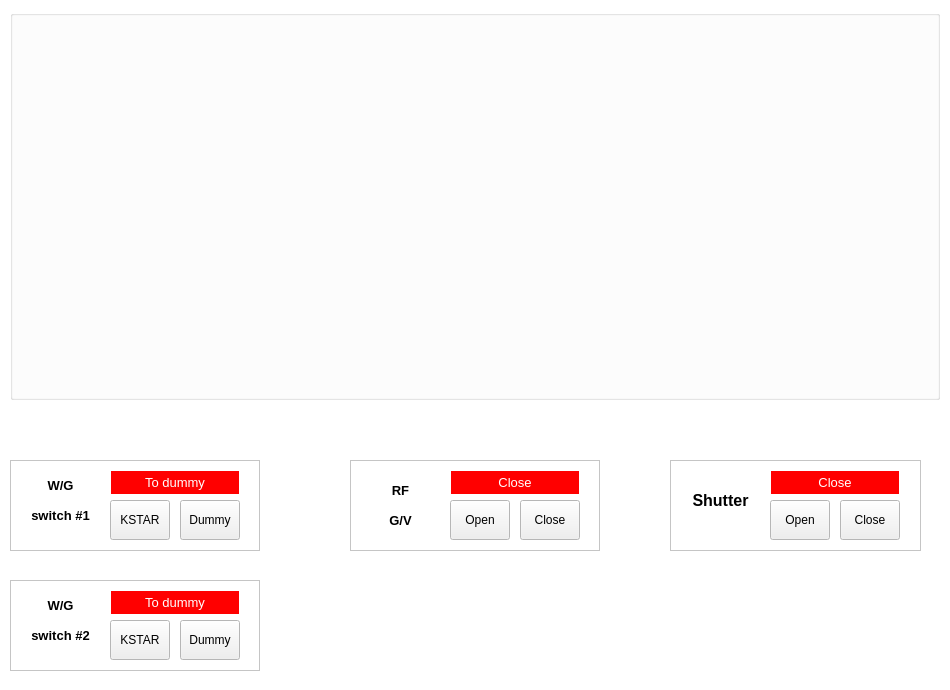
<ui version="4.0" >
 <class>ECCDTRANSLINE_1</class>
 <widget class="QWidget" name="ECCDTRANSLINE_1" >
  <property name="geometry" >
   <rect>
    <x>0</x>
    <y>0</y>
    <width>950</width>
    <height>690</height>
   </rect>
  </property>
  <property name="palette" >
   <palette>
    <active>
     <colorrole role="Base" >
      <brush brushstyle="SolidPattern" >
       <color alpha="255" >
        <red>255</red>
        <green>255</green>
        <blue>255</blue>
       </color>
      </brush>
     </colorrole>
     <colorrole role="Window" >
      <brush brushstyle="SolidPattern" >
       <color alpha="255" >
        <red>255</red>
        <green>255</green>
        <blue>255</blue>
       </color>
      </brush>
     </colorrole>
    </active>
    <inactive>
     <colorrole role="Base" >
      <brush brushstyle="SolidPattern" >
       <color alpha="255" >
        <red>255</red>
        <green>255</green>
        <blue>255</blue>
       </color>
      </brush>
     </colorrole>
     <colorrole role="Window" >
      <brush brushstyle="SolidPattern" >
       <color alpha="255" >
        <red>255</red>
        <green>255</green>
        <blue>255</blue>
       </color>
      </brush>
     </colorrole>
    </inactive>
    <disabled>
     <colorrole role="Base" >
      <brush brushstyle="SolidPattern" >
       <color alpha="255" >
        <red>255</red>
        <green>255</green>
        <blue>255</blue>
       </color>
      </brush>
     </colorrole>
     <colorrole role="Window" >
      <brush brushstyle="SolidPattern" >
       <color alpha="255" >
        <red>255</red>
        <green>255</green>
        <blue>255</blue>
       </color>
      </brush>
     </colorrole>
    </disabled>
   </palette>
  </property>
  <property name="windowTitle" >
   <string>Form</string>
  </property>
  <widget class="QFrame" name="frame_2" >
   <property name="geometry" >
    <rect>
     <x>10</x>
     <y>460</y>
     <width>250</width>
     <height>91</height>
    </rect>
   </property>
   <property name="frameShape" >
    <enum>QFrame::StyledPanel</enum>
   </property>
   <property name="frameShadow" >
    <enum>QFrame::Raised</enum>
   </property>
   <widget class="QLabel" name="lbWG" >
    <property name="geometry" >
     <rect>
      <x>10</x>
      <y>10</y>
      <width>81</width>
      <height>60</height>
     </rect>
    </property>
    <property name="font" >
     <font>
      <pointsize>10</pointsize>
      <weight>75</weight>
      <bold>true</bold>
     </font>
    </property>
    <property name="frameShape" >
     <enum>QFrame::NoFrame</enum>
    </property>
    <property name="frameShadow" >
     <enum>QFrame::Raised</enum>
    </property>
    <property name="text" >
     <string>W/G 

switch #1</string>
    </property>
    <property name="alignment" >
     <set>Qt::AlignCenter</set>
    </property>
   </widget>
   <widget class="CAPushButton" name="capbWG_1" >
    <property name="geometry" >
     <rect>
      <x>170</x>
      <y>40</y>
      <width>60</width>
      <height>40</height>
     </rect>
    </property>
    <property name="text" >
     <string>Dummy</string>
    </property>
    <property name="buttonType" >
     <enum>CAPushButton::PulseButton</enum>
    </property>
    <property name="pvname" >
     <string>EC1_ECMD_WG_SW1_OFF</string>
    </property>
    <property name="truelabel" >
     <string>Dummy</string>
    </property>
    <property name="falselabel" >
     <string>Dummy</string>
    </property>
    <property name="selColor" >
     <color>
      <red>255</red>
      <green>0</green>
      <blue>0</blue>
     </color>
    </property>
    <property name="unselColor" >
     <color>
      <red>220</red>
      <green>220</green>
      <blue>220</blue>
     </color>
    </property>
    <property name="selTColor" >
     <color>
      <red>255</red>
      <green>255</green>
      <blue>255</blue>
     </color>
    </property>
    <property name="unselTColor" >
     <color>
      <red>0</red>
      <green>0</green>
      <blue>0</blue>
     </color>
    </property>
   </widget>
   <widget class="CAPushButton" name="capbWG_2" >
    <property name="geometry" >
     <rect>
      <x>100</x>
      <y>40</y>
      <width>60</width>
      <height>40</height>
     </rect>
    </property>
    <property name="text" >
     <string>KSTAR</string>
    </property>
    <property name="buttonType" >
     <enum>CAPushButton::PulseButton</enum>
    </property>
    <property name="pvname" >
     <string>EC1_ECMD_WG_SW1_ON</string>
    </property>
    <property name="truelabel" >
     <string>KSTAR</string>
    </property>
    <property name="falselabel" >
     <string>KSTAR</string>
    </property>
    <property name="selColor" >
     <color>
      <red>0</red>
      <green>170</green>
      <blue>0</blue>
     </color>
    </property>
    <property name="unselColor" >
     <color>
      <red>220</red>
      <green>220</green>
      <blue>220</blue>
     </color>
    </property>
    <property name="selTColor" >
     <color>
      <red>255</red>
      <green>255</green>
      <blue>255</blue>
     </color>
    </property>
    <property name="unselTColor" >
     <color>
      <red>0</red>
      <green>0</green>
      <blue>0</blue>
     </color>
    </property>
   </widget>
   <widget class="CALabel" name="calbWG_1" >
    <property name="geometry" >
     <rect>
      <x>100</x>
      <y>10</y>
      <width>130</width>
      <height>25</height>
     </rect>
    </property>
    <property name="palette" >
     <palette>
      <active>
       <colorrole role="WindowText" >
        <brush brushstyle="SolidPattern" >
         <color alpha="255" >
          <red>255</red>
          <green>255</green>
          <blue>255</blue>
         </color>
        </brush>
       </colorrole>
       <colorrole role="Window" >
        <brush brushstyle="SolidPattern" >
         <color alpha="255" >
          <red>255</red>
          <green>0</green>
          <blue>0</blue>
         </color>
        </brush>
       </colorrole>
      </active>
      <inactive>
       <colorrole role="WindowText" >
        <brush brushstyle="SolidPattern" >
         <color alpha="255" >
          <red>255</red>
          <green>255</green>
          <blue>255</blue>
         </color>
        </brush>
       </colorrole>
       <colorrole role="Window" >
        <brush brushstyle="SolidPattern" >
         <color alpha="255" >
          <red>255</red>
          <green>0</green>
          <blue>0</blue>
         </color>
        </brush>
       </colorrole>
      </inactive>
      <disabled>
       <colorrole role="WindowText" >
        <brush brushstyle="SolidPattern" >
         <color alpha="255" >
          <red>128</red>
          <green>128</green>
          <blue>128</blue>
         </color>
        </brush>
       </colorrole>
       <colorrole role="Window" >
        <brush brushstyle="SolidPattern" >
         <color alpha="255" >
          <red>239</red>
          <green>239</green>
          <blue>239</blue>
         </color>
        </brush>
       </colorrole>
      </disabled>
     </palette>
    </property>
    <property name="font" >
     <font>
      <pointsize>10</pointsize>
     </font>
    </property>
    <property name="autoFillBackground" >
     <bool>true</bool>
    </property>
    <property name="frameShape" >
     <enum>QFrame::Box</enum>
    </property>
    <property name="text" >
     <string>To dummy</string>
    </property>
    <property name="alignment" >
     <set>Qt::AlignCenter</set>
    </property>
    <property name="pvname" >
     <string/>
    </property>
    <property name="cmode" stdset="0" >
     <enum>CALabel::Alarm</enum>
    </property>
    <property name="fillcol" stdset="0" >
     <color>
      <red>255</red>
      <green>0</green>
      <blue>0</blue>
     </color>
    </property>
    <property name="truelabel" >
     <string>To KSTAR</string>
    </property>
    <property name="falselabel" >
     <string>To Dummy</string>
    </property>
   </widget>
   <widget class="CADisplayer" name="cadpWG_1" >
    <property name="geometry" >
     <rect>
      <x>20</x>
      <y>0</y>
      <width>60</width>
      <height>10</height>
     </rect>
    </property>
    <property name="nuformat" stdset="0" >
     <enum>CADisplayer::Integer</enum>
    </property>
    <property name="pvname" >
     <string>EC1_SWT_WGD_STS</string>
    </property>
    <property name="lineWidth" stdset="0" >
     <number>1</number>
    </property>
    <property name="fillcol" stdset="0" >
     <color>
      <red>255</red>
      <green>255</green>
      <blue>0</blue>
     </color>
    </property>
   </widget>
  </widget>
  <widget class="QFrame" name="frame_3" >
   <property name="geometry" >
    <rect>
     <x>350</x>
     <y>460</y>
     <width>250</width>
     <height>91</height>
    </rect>
   </property>
   <property name="frameShape" >
    <enum>QFrame::StyledPanel</enum>
   </property>
   <property name="frameShadow" >
    <enum>QFrame::Raised</enum>
   </property>
   <widget class="QLabel" name="lbRF" >
    <property name="geometry" >
     <rect>
      <x>10</x>
      <y>15</y>
      <width>81</width>
      <height>60</height>
     </rect>
    </property>
    <property name="font" >
     <font>
      <pointsize>10</pointsize>
      <weight>75</weight>
      <bold>true</bold>
     </font>
    </property>
    <property name="frameShape" >
     <enum>QFrame::NoFrame</enum>
    </property>
    <property name="frameShadow" >
     <enum>QFrame::Raised</enum>
    </property>
    <property name="text" >
     <string>RF 

G/V</string>
    </property>
    <property name="alignment" >
     <set>Qt::AlignCenter</set>
    </property>
   </widget>
   <widget class="CAPushButton" name="capbRF_1" >
    <property name="geometry" >
     <rect>
      <x>100</x>
      <y>40</y>
      <width>60</width>
      <height>40</height>
     </rect>
    </property>
    <property name="text" >
     <string>Open</string>
    </property>
    <property name="buttonType" >
     <enum>CAPushButton::PulseButton</enum>
    </property>
    <property name="pvname" >
     <string>EC1_ECMD_RFVAV_OPEN_ON</string>
    </property>
    <property name="truelabel" >
     <string>Open</string>
    </property>
    <property name="falselabel" >
     <string>Open</string>
    </property>
    <property name="selColor" >
     <color>
      <red>0</red>
      <green>170</green>
      <blue>0</blue>
     </color>
    </property>
    <property name="unselColor" >
     <color>
      <red>220</red>
      <green>220</green>
      <blue>220</blue>
     </color>
    </property>
    <property name="selTColor" >
     <color>
      <red>255</red>
      <green>255</green>
      <blue>255</blue>
     </color>
    </property>
    <property name="unselTColor" >
     <color>
      <red>0</red>
      <green>0</green>
      <blue>0</blue>
     </color>
    </property>
   </widget>
   <widget class="CAPushButton" name="capbRF_2" >
    <property name="geometry" >
     <rect>
      <x>170</x>
      <y>40</y>
      <width>60</width>
      <height>40</height>
     </rect>
    </property>
    <property name="text" >
     <string>Close</string>
    </property>
    <property name="buttonType" >
     <enum>CAPushButton::PulseButton</enum>
    </property>
    <property name="pvname" >
     <string>EC1_ECMD_RFVAV_OPEN_OFF</string>
    </property>
    <property name="truelabel" >
     <string>Close</string>
    </property>
    <property name="falselabel" >
     <string>Close</string>
    </property>
    <property name="selColor" >
     <color>
      <red>255</red>
      <green>0</green>
      <blue>0</blue>
     </color>
    </property>
    <property name="unselColor" >
     <color>
      <red>220</red>
      <green>220</green>
      <blue>220</blue>
     </color>
    </property>
    <property name="selTColor" >
     <color>
      <red>255</red>
      <green>255</green>
      <blue>255</blue>
     </color>
    </property>
    <property name="unselTColor" >
     <color>
      <red>0</red>
      <green>0</green>
      <blue>0</blue>
     </color>
    </property>
   </widget>
   <widget class="CALabel" name="calbWG_2" >
    <property name="geometry" >
     <rect>
      <x>100</x>
      <y>10</y>
      <width>130</width>
      <height>25</height>
     </rect>
    </property>
    <property name="palette" >
     <palette>
      <active>
       <colorrole role="WindowText" >
        <brush brushstyle="SolidPattern" >
         <color alpha="255" >
          <red>255</red>
          <green>255</green>
          <blue>255</blue>
         </color>
        </brush>
       </colorrole>
       <colorrole role="Window" >
        <brush brushstyle="SolidPattern" >
         <color alpha="255" >
          <red>255</red>
          <green>0</green>
          <blue>0</blue>
         </color>
        </brush>
       </colorrole>
      </active>
      <inactive>
       <colorrole role="WindowText" >
        <brush brushstyle="SolidPattern" >
         <color alpha="255" >
          <red>255</red>
          <green>255</green>
          <blue>255</blue>
         </color>
        </brush>
       </colorrole>
       <colorrole role="Window" >
        <brush brushstyle="SolidPattern" >
         <color alpha="255" >
          <red>255</red>
          <green>0</green>
          <blue>0</blue>
         </color>
        </brush>
       </colorrole>
      </inactive>
      <disabled>
       <colorrole role="WindowText" >
        <brush brushstyle="SolidPattern" >
         <color alpha="255" >
          <red>128</red>
          <green>128</green>
          <blue>128</blue>
         </color>
        </brush>
       </colorrole>
       <colorrole role="Window" >
        <brush brushstyle="SolidPattern" >
         <color alpha="255" >
          <red>239</red>
          <green>239</green>
          <blue>239</blue>
         </color>
        </brush>
       </colorrole>
      </disabled>
     </palette>
    </property>
    <property name="font" >
     <font>
      <pointsize>10</pointsize>
     </font>
    </property>
    <property name="autoFillBackground" >
     <bool>true</bool>
    </property>
    <property name="frameShape" >
     <enum>QFrame::Box</enum>
    </property>
    <property name="text" >
     <string>Close</string>
    </property>
    <property name="alignment" >
     <set>Qt::AlignCenter</set>
    </property>
    <property name="pvname" >
     <string/>
    </property>
    <property name="cmode" stdset="0" >
     <enum>CALabel::Alarm</enum>
    </property>
    <property name="fillcol" stdset="0" >
     <color>
      <red>255</red>
      <green>0</green>
      <blue>0</blue>
     </color>
    </property>
    <property name="ttdmode" stdset="0" >
     <enum>CALabel::Show</enum>
    </property>
    <property name="truelabel" >
     <string>Close</string>
    </property>
    <property name="falselabel" >
     <string>Open</string>
    </property>
   </widget>
   <widget class="CADisplayer" name="cadpWG_2" >
    <property name="geometry" >
     <rect>
      <x>30</x>
      <y>10</y>
      <width>60</width>
      <height>10</height>
     </rect>
    </property>
    <property name="nuformat" stdset="0" >
     <enum>CADisplayer::Integer</enum>
    </property>
    <property name="pvname" >
     <string>EC1_VAC_GTV_RFS</string>
    </property>
    <property name="lineWidth" stdset="0" >
     <number>1</number>
    </property>
    <property name="fillcol" stdset="0" >
     <color>
      <red>255</red>
      <green>255</green>
      <blue>0</blue>
     </color>
    </property>
   </widget>
  </widget>
  <widget class="QGroupBox" name="groupBox_2" >
   <property name="geometry" >
    <rect>
     <x>10</x>
     <y>10</y>
     <width>930</width>
     <height>390</height>
    </rect>
   </property>
   <property name="title" >
    <string/>
   </property>
  </widget>
  <widget class="QFrame" name="frame_4" >
   <property name="geometry" >
    <rect>
     <x>670</x>
     <y>460</y>
     <width>251</width>
     <height>91</height>
    </rect>
   </property>
   <property name="frameShape" >
    <enum>QFrame::StyledPanel</enum>
   </property>
   <property name="frameShadow" >
    <enum>QFrame::Raised</enum>
   </property>
   <widget class="QLabel" name="lbShutter" >
    <property name="geometry" >
     <rect>
      <x>10</x>
      <y>30</y>
      <width>81</width>
      <height>21</height>
     </rect>
    </property>
    <property name="font" >
     <font>
      <pointsize>12</pointsize>
      <weight>75</weight>
      <bold>true</bold>
     </font>
    </property>
    <property name="frameShape" >
     <enum>QFrame::NoFrame</enum>
    </property>
    <property name="frameShadow" >
     <enum>QFrame::Raised</enum>
    </property>
    <property name="text" >
     <string>Shutter</string>
    </property>
    <property name="alignment" >
     <set>Qt::AlignCenter</set>
    </property>
   </widget>
   <widget class="CAPushButton" name="capbShutter_1" >
    <property name="geometry" >
     <rect>
      <x>100</x>
      <y>40</y>
      <width>60</width>
      <height>40</height>
     </rect>
    </property>
    <property name="text" >
     <string>Open</string>
    </property>
    <property name="buttonType" >
     <enum>CAPushButton::PulseButton</enum>
    </property>
    <property name="pvname" >
     <string>EC1_SHU_OP_ECMD</string>
    </property>
    <property name="truelabel" >
     <string>Open</string>
    </property>
    <property name="falselabel" >
     <string>Open</string>
    </property>
    <property name="selColor" >
     <color>
      <red>0</red>
      <green>170</green>
      <blue>0</blue>
     </color>
    </property>
    <property name="selTColor" >
     <color>
      <red>255</red>
      <green>255</green>
      <blue>255</blue>
     </color>
    </property>
   </widget>
   <widget class="CAPushButton" name="capbShutter_2" >
    <property name="geometry" >
     <rect>
      <x>170</x>
      <y>40</y>
      <width>60</width>
      <height>40</height>
     </rect>
    </property>
    <property name="text" >
     <string>Close</string>
    </property>
    <property name="buttonType" >
     <enum>CAPushButton::PulseButton</enum>
    </property>
    <property name="pvname" >
     <string>EC1_SHU_CL_ECMD</string>
    </property>
    <property name="truelabel" >
     <string>Close</string>
    </property>
    <property name="falselabel" >
     <string>Close</string>
    </property>
    <property name="selColor" >
     <color>
      <red>0</red>
      <green>170</green>
      <blue>0</blue>
     </color>
    </property>
    <property name="selTColor" >
     <color>
      <red>255</red>
      <green>255</green>
      <blue>255</blue>
     </color>
    </property>
   </widget>
   <widget class="CADisplayer" name="cadpWG_3" >
    <property name="geometry" >
     <rect>
      <x>10</x>
      <y>10</y>
      <width>60</width>
      <height>10</height>
     </rect>
    </property>
    <property name="nuformat" stdset="0" >
     <enum>CADisplayer::Integer</enum>
    </property>
    <property name="pvname" >
     <string>EC1_LANCH_SHT_STS</string>
    </property>
    <property name="lineWidth" stdset="0" >
     <number>1</number>
    </property>
    <property name="fillcol" stdset="0" >
     <color>
      <red>255</red>
      <green>255</green>
      <blue>0</blue>
     </color>
    </property>
   </widget>
   <widget class="CALabel" name="calbWG_3" >
    <property name="geometry" >
     <rect>
      <x>100</x>
      <y>10</y>
      <width>130</width>
      <height>25</height>
     </rect>
    </property>
    <property name="palette" >
     <palette>
      <active>
       <colorrole role="WindowText" >
        <brush brushstyle="SolidPattern" >
         <color alpha="255" >
          <red>255</red>
          <green>255</green>
          <blue>255</blue>
         </color>
        </brush>
       </colorrole>
       <colorrole role="Window" >
        <brush brushstyle="SolidPattern" >
         <color alpha="255" >
          <red>255</red>
          <green>0</green>
          <blue>0</blue>
         </color>
        </brush>
       </colorrole>
      </active>
      <inactive>
       <colorrole role="WindowText" >
        <brush brushstyle="SolidPattern" >
         <color alpha="255" >
          <red>255</red>
          <green>255</green>
          <blue>255</blue>
         </color>
        </brush>
       </colorrole>
       <colorrole role="Window" >
        <brush brushstyle="SolidPattern" >
         <color alpha="255" >
          <red>255</red>
          <green>0</green>
          <blue>0</blue>
         </color>
        </brush>
       </colorrole>
      </inactive>
      <disabled>
       <colorrole role="WindowText" >
        <brush brushstyle="SolidPattern" >
         <color alpha="255" >
          <red>128</red>
          <green>128</green>
          <blue>128</blue>
         </color>
        </brush>
       </colorrole>
       <colorrole role="Window" >
        <brush brushstyle="SolidPattern" >
         <color alpha="255" >
          <red>239</red>
          <green>239</green>
          <blue>239</blue>
         </color>
        </brush>
       </colorrole>
      </disabled>
     </palette>
    </property>
    <property name="font" >
     <font>
      <pointsize>10</pointsize>
     </font>
    </property>
    <property name="autoFillBackground" >
     <bool>true</bool>
    </property>
    <property name="frameShape" >
     <enum>QFrame::Box</enum>
    </property>
    <property name="text" >
     <string>Close</string>
    </property>
    <property name="alignment" >
     <set>Qt::AlignCenter</set>
    </property>
    <property name="pvname" >
     <string/>
    </property>
    <property name="cmode" stdset="0" >
     <enum>CALabel::Alarm</enum>
    </property>
    <property name="fillcol" stdset="0" >
     <color>
      <red>255</red>
      <green>0</green>
      <blue>0</blue>
     </color>
    </property>
    <property name="ttdmode" stdset="0" >
     <enum>CALabel::Show</enum>
    </property>
    <property name="truelabel" >
     <string>Close</string>
    </property>
    <property name="falselabel" >
     <string>Open</string>
    </property>
   </widget>
  </widget>
  <widget class="QFrame" name="frame_5" >
   <property name="geometry" >
    <rect>
     <x>10</x>
     <y>580</y>
     <width>250</width>
     <height>91</height>
    </rect>
   </property>
   <property name="frameShape" >
    <enum>QFrame::StyledPanel</enum>
   </property>
   <property name="frameShadow" >
    <enum>QFrame::Raised</enum>
   </property>
   <widget class="QLabel" name="lbWG_2" >
    <property name="geometry" >
     <rect>
      <x>10</x>
      <y>10</y>
      <width>81</width>
      <height>60</height>
     </rect>
    </property>
    <property name="font" >
     <font>
      <pointsize>10</pointsize>
      <weight>75</weight>
      <bold>true</bold>
     </font>
    </property>
    <property name="frameShape" >
     <enum>QFrame::NoFrame</enum>
    </property>
    <property name="frameShadow" >
     <enum>QFrame::Raised</enum>
    </property>
    <property name="text" >
     <string>W/G 

switch #2</string>
    </property>
    <property name="alignment" >
     <set>Qt::AlignCenter</set>
    </property>
   </widget>
   <widget class="CAPushButton" name="capbWG_3" >
    <property name="geometry" >
     <rect>
      <x>170</x>
      <y>40</y>
      <width>60</width>
      <height>40</height>
     </rect>
    </property>
    <property name="text" >
     <string>Dummy</string>
    </property>
    <property name="buttonType" >
     <enum>CAPushButton::PulseButton</enum>
    </property>
    <property name="pvname" >
     <string>EC1_ECMD_WG_SW2_OFF</string>
    </property>
    <property name="truelabel" >
     <string>Dummy</string>
    </property>
    <property name="falselabel" >
     <string>Dummy</string>
    </property>
    <property name="selColor" >
     <color>
      <red>255</red>
      <green>0</green>
      <blue>0</blue>
     </color>
    </property>
    <property name="unselColor" >
     <color>
      <red>220</red>
      <green>220</green>
      <blue>220</blue>
     </color>
    </property>
    <property name="selTColor" >
     <color>
      <red>255</red>
      <green>255</green>
      <blue>255</blue>
     </color>
    </property>
    <property name="unselTColor" >
     <color>
      <red>0</red>
      <green>0</green>
      <blue>0</blue>
     </color>
    </property>
   </widget>
   <widget class="CAPushButton" name="capbWG_4" >
    <property name="geometry" >
     <rect>
      <x>100</x>
      <y>40</y>
      <width>60</width>
      <height>40</height>
     </rect>
    </property>
    <property name="text" >
     <string>KSTAR</string>
    </property>
    <property name="buttonType" >
     <enum>CAPushButton::PulseButton</enum>
    </property>
    <property name="pvname" >
     <string>EC1_ECMD_WG_SW2_ON</string>
    </property>
    <property name="truelabel" >
     <string>KSTAR</string>
    </property>
    <property name="falselabel" >
     <string>KSTAR</string>
    </property>
    <property name="selColor" >
     <color>
      <red>0</red>
      <green>170</green>
      <blue>0</blue>
     </color>
    </property>
    <property name="unselColor" >
     <color>
      <red>220</red>
      <green>220</green>
      <blue>220</blue>
     </color>
    </property>
    <property name="selTColor" >
     <color>
      <red>255</red>
      <green>255</green>
      <blue>255</blue>
     </color>
    </property>
    <property name="unselTColor" >
     <color>
      <red>0</red>
      <green>0</green>
      <blue>0</blue>
     </color>
    </property>
   </widget>
   <widget class="CALabel" name="calbWG_4" >
    <property name="geometry" >
     <rect>
      <x>100</x>
      <y>10</y>
      <width>130</width>
      <height>25</height>
     </rect>
    </property>
    <property name="palette" >
     <palette>
      <active>
       <colorrole role="WindowText" >
        <brush brushstyle="SolidPattern" >
         <color alpha="255" >
          <red>255</red>
          <green>255</green>
          <blue>255</blue>
         </color>
        </brush>
       </colorrole>
       <colorrole role="Window" >
        <brush brushstyle="SolidPattern" >
         <color alpha="255" >
          <red>255</red>
          <green>0</green>
          <blue>0</blue>
         </color>
        </brush>
       </colorrole>
      </active>
      <inactive>
       <colorrole role="WindowText" >
        <brush brushstyle="SolidPattern" >
         <color alpha="255" >
          <red>255</red>
          <green>255</green>
          <blue>255</blue>
         </color>
        </brush>
       </colorrole>
       <colorrole role="Window" >
        <brush brushstyle="SolidPattern" >
         <color alpha="255" >
          <red>255</red>
          <green>0</green>
          <blue>0</blue>
         </color>
        </brush>
       </colorrole>
      </inactive>
      <disabled>
       <colorrole role="WindowText" >
        <brush brushstyle="SolidPattern" >
         <color alpha="255" >
          <red>128</red>
          <green>128</green>
          <blue>128</blue>
         </color>
        </brush>
       </colorrole>
       <colorrole role="Window" >
        <brush brushstyle="SolidPattern" >
         <color alpha="255" >
          <red>239</red>
          <green>239</green>
          <blue>239</blue>
         </color>
        </brush>
       </colorrole>
      </disabled>
     </palette>
    </property>
    <property name="font" >
     <font>
      <pointsize>10</pointsize>
     </font>
    </property>
    <property name="autoFillBackground" >
     <bool>true</bool>
    </property>
    <property name="frameShape" >
     <enum>QFrame::Box</enum>
    </property>
    <property name="text" >
     <string>To dummy</string>
    </property>
    <property name="alignment" >
     <set>Qt::AlignCenter</set>
    </property>
    <property name="pvname" >
     <string/>
    </property>
    <property name="cmode" stdset="0" >
     <enum>CALabel::Alarm</enum>
    </property>
    <property name="fillcol" stdset="0" >
     <color>
      <red>255</red>
      <green>0</green>
      <blue>0</blue>
     </color>
    </property>
    <property name="truelabel" >
     <string>To KSTAR</string>
    </property>
    <property name="falselabel" >
     <string>To Dummy</string>
    </property>
   </widget>
   <widget class="CADisplayer" name="cadpWG_4" >
    <property name="geometry" >
     <rect>
      <x>20</x>
      <y>0</y>
      <width>60</width>
      <height>10</height>
     </rect>
    </property>
    <property name="nuformat" stdset="0" >
     <enum>CADisplayer::Integer</enum>
    </property>
    <property name="pvname" >
     <string>EC1_SWT2_WGD_STS</string>
    </property>
    <property name="lineWidth" stdset="0" >
     <number>1</number>
    </property>
    <property name="fillcol" stdset="0" >
     <color>
      <red>255</red>
      <green>255</green>
      <blue>0</blue>
     </color>
    </property>
   </widget>
  </widget>
 </widget>
 <customwidgets>
  <customwidget>
   <class>CADisplayer</class>
   <extends>QWidget</extends>
   <header>caDisplayer.h</header>
  </customwidget>
  <customwidget>
   <class>CAPushButton</class>
   <extends>QPushButton</extends>
   <header>caPushbutton.h</header>
  </customwidget>
  <customwidget>
   <class>CALabel</class>
   <extends>QLabel</extends>
   <header>caLabel.h</header>
  </customwidget>
 </customwidgets>
 <resources/>
 <connections/>
</ui>
